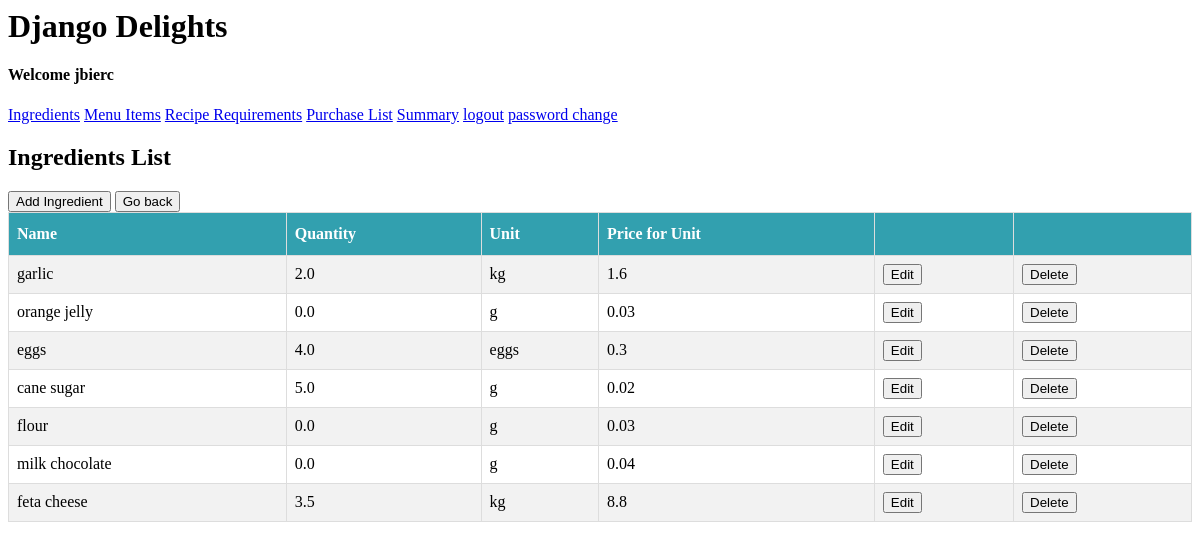
The app's page /ingredient/list (signed in) with its own data.
### delights_app/models.py (models this page shows, shortened)
class Ingredient(models.Model):
    TEASPOON = "tsp"
    TABLESPOON = "tbsp"
    GRAMS = "g"
    KILOGRAMS = "kg"
    EGGS = "eggs"
    UNIT_TYPE_CHOICES = [(TEASPOON, "teaspoon"), (TABLESPOON, "tablespoon"), (GRAMS, "grams"), (KILOGRAMS, "kilograms"), (EGGS, "eggs")]
    name = models.CharField(max_length=30)
    quantity = models.FloatField(default=0.0)
    unit = models.CharField(max_length=4, choices=UNIT_TYPE_CHOICES, default=GRAMS)
    unit_price = models.FloatField(default=0.0)

### delights_app/views.py (the view)
# urls.py: path('ingredient/list', views.IngredientList.as_view(), name='ingredientlist'),
class IngredientList(LoginRequiredMixin, ListView):
  model = Ingredient

### delights_app/templates/delights_app/ingredient_list.html (shortened to what this page needs)
{% extends "base.html" %}
{% load static%}
{% block content %}
<h2>Ingredients List</h2>
<a href="{% url 'ingredientcreate' %}"><button class="btn">Add Ingredient</button></a>
<a href="{% url 'home' %}"><input type="button" value="Go back"/></a>
<table id="ingredient">
    <tr>
        <th>Name</th>
        <th>Quantity</th>
        <th>Unit</th>
        <th>Price for Unit</th>
        <th></th>
        <th></th>
    </tr>
    {% for ingredient in ingredient_list %}
    <tr>
        <td>{{ ingredient.name }}</td>
        <td>{{ ingredient.quantity }}</td>
        <td>{{ ingredient.unit }}</td>
        <td>{{ ingredient.unit_price }}</td>
        <td><a href="{% url 'ingredientupdate' ingredient.id %}"><button>Edit</button></a></td>
        <td><a href="{% url 'ingredientdelete' ingredient.id %}"><button>Delete</button></a></td>
    </tr>
    {% endfor%}
</table>
{% endblock %}

### delights_app/templates/base.html
{% load static%}
<link rel="stylesheet" type="text/css" href='{% static "style.css" %}'>
<header>
  <h1>Django Delights</h1>
  <nav>
    {% if user.username %}
    <h4>Welcome {{ user.username }}</h4>
    <a href="{% url 'ingredientlist' %}">Ingredients</a>
    <a href="{% url 'menuitemlist' %}">Menu Items</a>
    <a href="{% url 'reciperequirementslist' %}">Recipe Requirements</a>
    <a href="{% url 'purchaselist' %}">Purchase List</a>
    <a href="{% url 'summary' %}">Summary</a>
    <a href="{% url 'logout' %}">logout</a>
    <a href="{% url 'password_change' %}">password change</a>
    {% endif %}
  </nav>
</header>
{% block content %}
{% endblock %}

### delights_app/static/style.css (style rules this page uses)
table { border-collapse: collapse; width: 100%; }
td, th { border: 1px solid #ddd; padding: 8px; }
tr:nth-child(even) { background-color: #f2f2f2; }
th { padding-top: 12px; padding-bottom: 12px; text-align: left; background-color: #32a0af; color: white; }

### records on screen
Ingredient: name "garlic", quantity "2.0", unit "kg", unit_price "1.6"
Ingredient: name "orange jelly", quantity "0.0", unit "g", unit_price "0.03"
Ingredient: name "eggs", quantity "4.0", unit "eggs", unit_price "0.3"
Ingredient: name "cane sugar", quantity "5.0", unit "g", unit_price "0.02"
Ingredient: name "flour", quantity "0.0", unit "g", unit_price "0.03"
Ingredient: name "milk chocolate", quantity "0.0", unit "g", unit_price "0.04"
Ingredient: name "feta cheese", quantity "3.5", unit "kg", unit_price "8.8"

### other values on screen
{{ user.username }} "jbierc"
